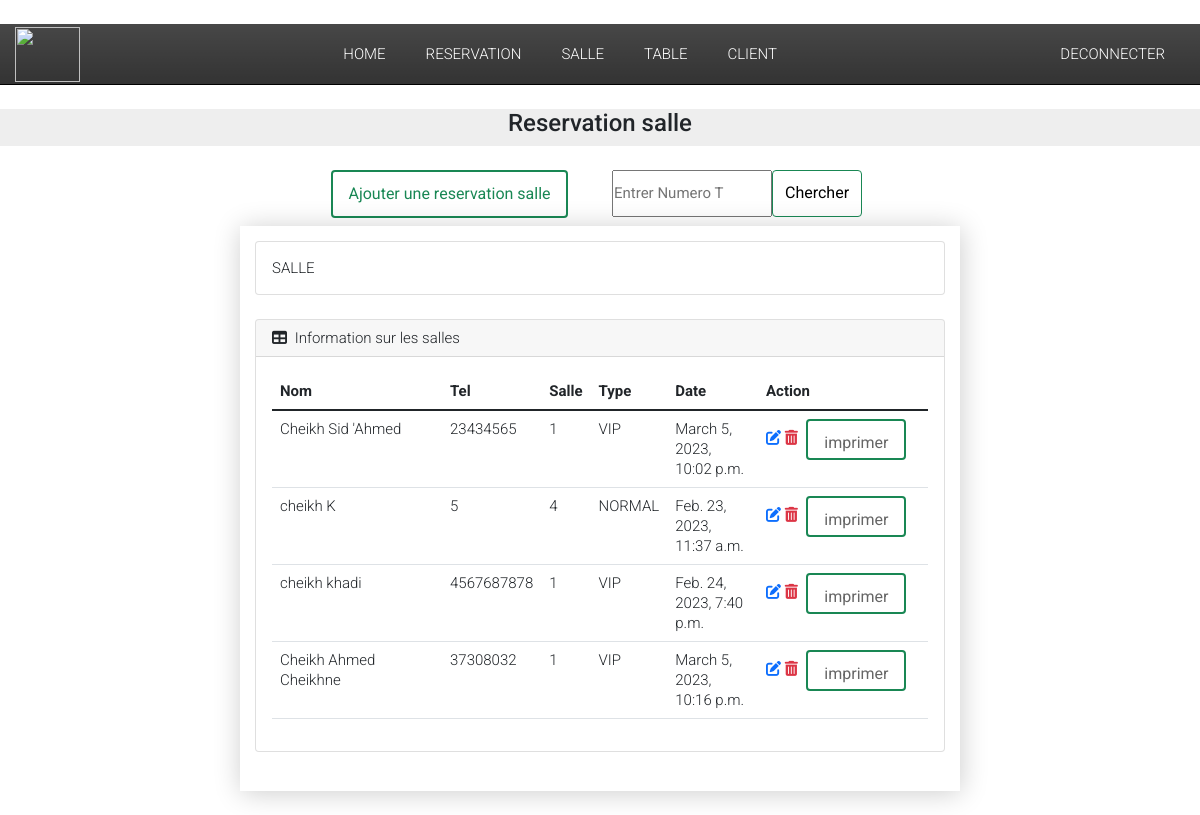
Page /reservation_salle/ (signed in) on the earlier database version.
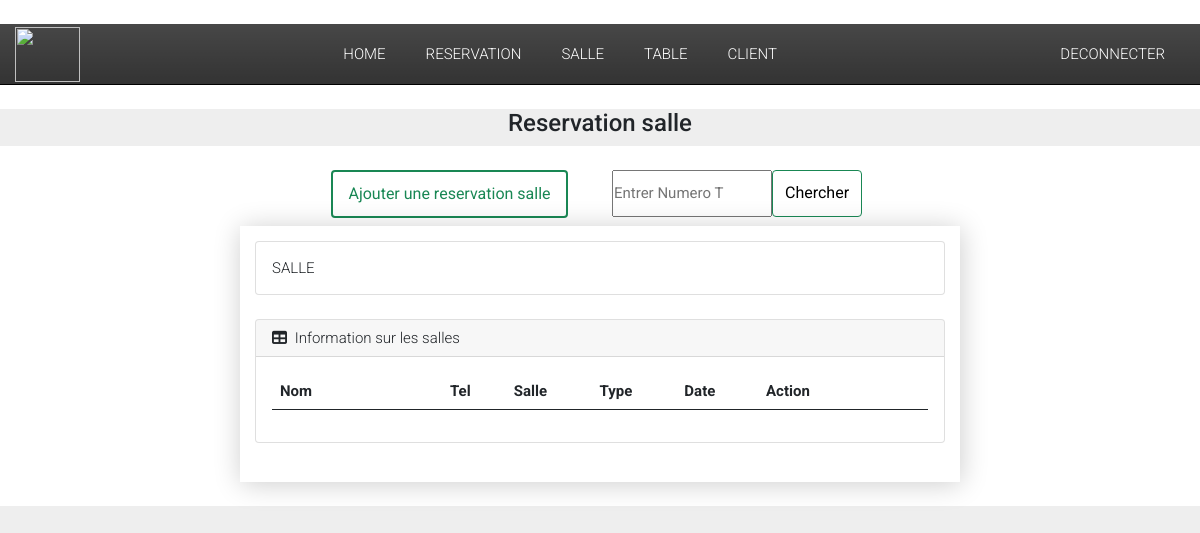
Same page on the later database version.
### Reservation/models.py (models this page shows, shortened)
class Reservation_salle(models.Model):
    Evenement_TYPE_salle = (
        ('diner_vip', 'diner_vip'),
        ('diner_Normal', 'diner_Normal'),
        ('Conference', 'Conference'),
        ('Festival', 'Festival'),
        ('Mariage', 'Mariage'),
        ('autre', 'autre')
    )
    client = models.ForeignKey(Client,  on_delete=models.CASCADE)
    salle = models.ForeignKey(Salle, on_delete=models.CASCADE)
    nombre_place = models.IntegerField
    date_reservation = models.DateTimeField()
    nombre_table = models.IntegerField(default=10)
    type_evenement = models.CharField(max_length=50, choices=Evenement_TYPE_salle)

class Client(models.Model):
    nom = models.CharField(max_length=50)
    prenom = models.CharField(max_length=50)
    email = models.EmailField(max_length=50)
    verification = RegexValidator(regex="[1-9]{8}", message="Veuillez entrer un numero correct")
    phone_validator = RegexValidator(regex=r'^(1[1-9]|2[1-2,4,7,8]|3[1-5]|3[7-8]|4[1-9]'
                                       r'|5[1,3-5]|6[1-9]|7[1,3,4,5,7,9]'
                                       r'|8[1-9]|9[1-9]){1}[0-9]{8,9}$',
                                 message="entrer un nombre valide")
    tel = models.IntegerField(validators=[phone_validator])

class Salle(models.Model):
    SALLE_TYPE = (
        ('VIP', 'vip'),
        ('NORMAL', 'Normal')
    )
    numero = models.IntegerField()
    type = models.CharField(max_length=50, choices=SALLE_TYPE)

### Reservation/views.py (the view)
# urls.py: path('reservation_salle/',views.reservation_salle, name="reservation_salle"),
def reservation_salle(request):
    if not request.user.is_authenticated:
        return redirect('login')
    else:
        reserv_salle = Reservation_salle.objects.all()
        return render (request, 'Reservation/Reservation_salle.html',{'reserv_salle' : reserv_salle})

### Reservation/templates/Reservation/Reservation_salle.html (shortened to what this page needs)
{% extends 'Reservation/main.html' %}
{% block content%}
{% load static %}
<!DOCTYPE html>
<html lang="en">
  <head>
	<link rel="stylesheet" href="{% static 'table/css/demo.css' %}">
  </head>
  <body>
<h4><center>  Reservation salle  </center></h4>
 <main>
  <div class="row" >
    <div class="col-sm">
    </div>
    <div class="col-sm">
    <center>
    <h6 class=""><a class="btn btn-outline-success text-success border-success solid green mt-auto align-self-start" href="{% url 'choix_salle_admin' %}">Ajouter une reservation salle</a></h6>
    </center>
  </div>
  <div class="col-sm">
    <center>
        <form class="d-flex ml-3" method="POST" action="{% url 'rechercher_reservation_salle' %}" >
          <input style="width: 160px; height:47px; border-color: green text-green border-green" placeholder="Entrer Numero T"  type="number" aria-label="search" id="tel" name="tel" required>
          <button class= "btn btn-outline-success text-black border-4px solid green background-color-green" type="submit"> Chercher </button>
        </form> </center>
    </div>
    <div class="col-sm"> </div>
  </div>
<div class="row">
<section class="container cd-table-container">
  <div class="card mb-4">
    <div class="card-body">
        SALLE
    </div>
</div>
<div class="card mb-4">
    <div class="card-header">
        <i class="fas fa-table me-1"></i>
        Information sur les salles
    </div>
    <div class="card-body">
        <table  class="table table-hover">
    <thead>
      <tr>
        <th style="width: 170px;" >Nom</th>
        <th>Tel</th>
        <th>Salle</th>
        <th>Type</th>
        <th>Date </th>
        <th style="width: 170px;">Action</th>
      </tr>
    </thead>
    <tbody>
      {% for items in reserv_salle %}
      <tr>
        <td>{{items.client.nom}} {{items.client.prenom}}</td>
        <td>{{items.client.tel}}</td>
        <td>{{items.salle.numero}}</td>
        <td>{{items.salle.type}}</td>
        <td>{{items.date_reservation}}</td>
        <td><a  href="/modifier_reservation_salle/{{items.id}}/"> <i class="fas fa-edit"></i></a>
            <a class="text-danger" href="/supprimer_reservation_salle/{{items.id}}/" ><i class="fas fa-trash-alt"></i></a>
            <a href="/Billet_salle/{{items.id}}/"  class="btn btn-outline-success border-success" style="width: 100px; height:41px"> imprimer </a> </td>
        </tr>
        {% endfor %}
    </tbody>
  </table>
</div>
</section>
 </main>
  </body>
</html>
{% endblock %}

Differences in the rows shown:
removed Reservation_salle: client.nom "Cheikh", client.prenom "Sid 'Ahmed", client.tel "23434565", salle.numero "1", salle.type "VIP", date_reservation "March 5, 2023, 10:02 p.m."
removed Reservation_salle: client.nom "cheikh", client.prenom "K", client.tel "5", salle.numero "4", salle.type "NORMAL", date_reservation "Feb. 23, 2023, 11:37 a.m."
removed Reservation_salle: client.nom "cheikh", client.prenom "khadi", client.tel "4567687878", salle.numero "1", salle.type "VIP", date_reservation "Feb. 24, 2023, 7:40 p.m.", {{ items.id }} 10 (drawn)
removed Reservation_salle: client.nom "Cheikh Ahmed", client.prenom "Cheikhne", client.tel "37308032", salle.numero "1", salle.type "VIP", date_reservation "March 5, 2023, 10:16 p.m."
